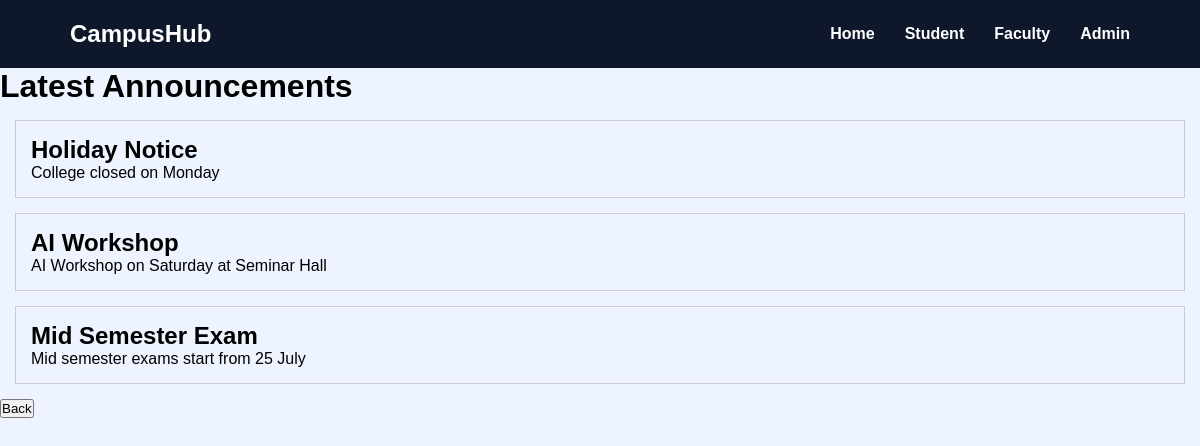
The app's page /student/announcements (signed in) with its own data.
### tables this page shows
CREATE TABLE announcements(
    id INTEGER PRIMARY KEY AUTOINCREMENT,
    title TEXT NOT NULL,
    description TEXT NOT NULL
);

### routes/student.py (the view)
@student.route("/student/announcements")
def announcements():
    if "student_id" not in session:
        return redirect("/login/student")
    connection = sqlite3.connect("database/campushub.db")
    cursor = connection.cursor()
    cursor.execute("""
    SELECT * FROM announcements
    ORDER BY id DESC
    """)
    announcements = cursor.fetchall()
    connection.close()
    return render_template(
        "announcements.html",
        announcements=announcements
    )

### templates/announcements.html (shortened to what this page needs)
{% extends "base.html" %}
{% block content %}
<h1>Latest Announcements</h1>
{% for announcement in announcements %}
<div style="border:1px solid #ccc;padding:15px;margin:15px;">
    <h2>{{ announcement[1] }}</h2>
    <p>{{ announcement[2] }}</p>
</div>
{% endfor %}
<a href="/student/dashboard">
    <button>Back</button>
</a>
{% endblock %}

### static/css/style.css (style rules this page uses)
* { margin:0; padding:0; box-sizing:border-box; font-family:Arial, Helvetica, sans-serif; }
body { background:#eef4ff; }

### records on screen
announcements: title "Holiday Notice", description "College closed on Monday"
announcements: title "AI Workshop", description "AI Workshop on Saturday at Seminar Hall"
announcements: title "Mid Semester Exam", description "Mid semester exams start from 25 July"
